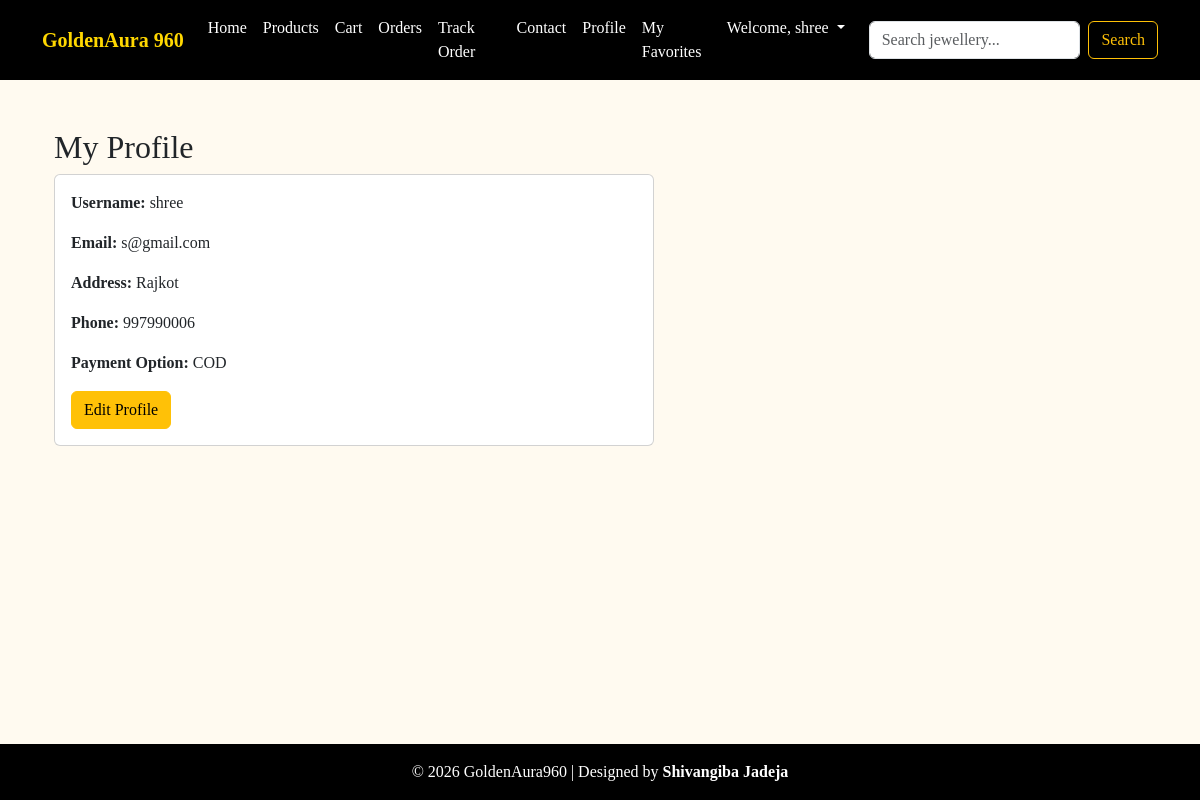
/profile/ (signed in), run on the app's committed database.
### store/models.py (models this page shows, shortened)
class UserProfile(models.Model):
    user = models.OneToOneField(User, on_delete=models.CASCADE)
    address = models.TextField(blank=True, null=True)
    phone = models.CharField(max_length=15, blank=True, null=True)
    payment_option = models.CharField(
        max_length=50,
        choices=[
            ("COD", "Cash on Delivery"),
            ("CARD", "Credit/Debit Card"),
            ("UPI", "UPI"),
            ("NETBANKING", "Net Banking"),
        ],
        default="COD"
    )

### store/views.py (the view)
# urls.py: path('profile/', views.profile, name='profile'),
@login_required
def profile(request):
    profile, created = UserProfile.objects.get_or_create(user=request.user)
    if request.method == "POST":
        user_form = UserForm(request.POST, instance=request.user)
        profile_form = UserProfileForm(request.POST, instance=profile)
        if user_form.is_valid() and profile_form.is_valid():
            user_form.save()
            profile_form.save()
            return redirect("profile")
    else:
        user_form = UserForm(instance=request.user)
        profile_form = UserProfileForm(instance=profile)
    edit_mode = request.GET.get("edit") == "true"
    return render(request, "store/profile.html", {
        "user_form": user_form,
        "profile_form": profile_form,
        "profile": profile,
        "edit_mode": edit_mode
    })

### store/forms.py
class UserForm(forms.ModelForm):
    class Meta:
        model = User
        fields = ['username', 'email']

class UserProfileForm(forms.ModelForm):
    class Meta:
        model = UserProfile
        fields = ['address', 'phone', 'payment_option']

### store/templates/store/profile.html
{% extends "store/base.html" %}
{% block content %}
<div class="container mt-4">
  <h2>My Profile</h2>
  <div class="card" style="max-width: 600px;">
    <div class="card-body">
      {% if edit_mode %}
        <form method="POST">
          {% csrf_token %}
          <h5>Account Info</h5>
          {{ user_form.as_p }}
          <h5>Profile Info</h5>
          {{ profile_form.as_p }}
          <button type="submit" class="btn btn-warning">Save Changes</button>
          <a href="{% url 'profile' %}" class="btn btn-secondary">Cancel</a>
        </form>
      {% else %}
        <p><strong>Username:</strong> {{ request.user.username }}</p>
        <p><strong>Email:</strong> {{ request.user.email }}</p>
        <p><strong>Address:</strong> {{ profile.address }}</p>
        <p><strong>Phone:</strong> {{ profile.phone }}</p>
        <p><strong>Payment Option:</strong> {{ profile.payment_option }}</p>
        <a href="{% url 'profile' %}?edit=true" class="btn btn-warning">Edit Profile</a>
      {% endif %}
    </div>
  </div>
</div>
{% endblock %}

### store/templates/store/base.html (shortened to what this page needs)
<!DOCTYPE html>
<html lang="en">
<head>
  <link href="https://cdn.jsdelivr.net/npm/bootstrap@5.3.0/dist/css/bootstrap.min.css" rel="stylesheet">
  <link href="https://cdnjs.cloudflare.com/ajax/libs/font-awesome/6.0.0/css/all.min.css" rel="stylesheet">
</head>
<body>
  <nav class="navbar navbar-expand-lg">
    <div class="container">
      <a class="navbar-brand" href="/">GoldenAura 960</a>
      <div class="collapse navbar-collapse" id="navbarNav">
        <ul class="navbar-nav ms-auto">
          <li class="nav-item"><a class="nav-link" href="{% url 'home' %}">Home</a></li>
          <li class="nav-item"><a class="nav-link" href="{% url 'product_list' %}">Products</a></li>
          <li class="nav-item"><a class="nav-link" href="{% url 'cart' %}">Cart</a></li>
          <li class="nav-item"><a class="nav-link" href="{% url 'order_history' %}">Orders</a></li>
          <li class="nav-item"><a class="nav-link" href="{% url 'track_order' %}">Track Order</a></li>
          <li class="nav-item"><a class="nav-link" href="{% url 'contact' %}">Contact</a></li>
          <li class="nav-item"><a class="nav-link" href="{% url 'profile' %}">Profile</a></li>
          <li class="nav-item"><a class="nav-link" href="{% url 'favorites_list' %}">My Favorites</a></li>
          {% if user.is_authenticated %}
            <li class="nav-item dropdown">
              <a class="nav-link dropdown-toggle" href="#" id="userMenu" role="button" data-bs-toggle="dropdown">
                Welcome, {{ user.username }}
              </a>
            </li>
          {% else %}
            <li class="nav-item"><a class="nav-link" href="{% url 'login_signup' %}">Account</a></li>
          {% endif %}
        </ul>
        <form method="GET" action="{% url 'search_results' %}" class="d-flex ms-3">
          <input class="form-control me-2" type="search" name="q" placeholder="Search jewellery..." aria-label="Search">
          <button class="btn btn-outline-warning" type="submit">Search</button>
        </form>
      </div>
    </div>
  </nav>
  <div class="container my-4">
    {% block content %}{% endblock %}
  </div>
  <footer class="text-center py-3">
    <p class="mb-0">© 2026 GoldenAura960 | Designed by <strong>Shivangiba Jadeja</strong></p>
  </footer>
</body>
</html>

### store/templates/store/base.html (style rules this page uses)
body { font-family: 'Lora', serif; background-color: #fffaf0; min-height: 100vh; display: flex; flex-direction: column; }
.navbar { background-color: #000; }
.navbar-brand { color: gold; font-weight: bold; }
.nav-link { color: white !important; }
footer { background-color: #000; color: white; margin-top: auto; }

### data on the page
UserProfile: address "Rajkot", phone "997990006", payment_option "COD"

### other printed values
{{ user.username }} "shree"
{{ request.user.username }} "shree"
{{ request.user.email }} "s@gmail.com"
